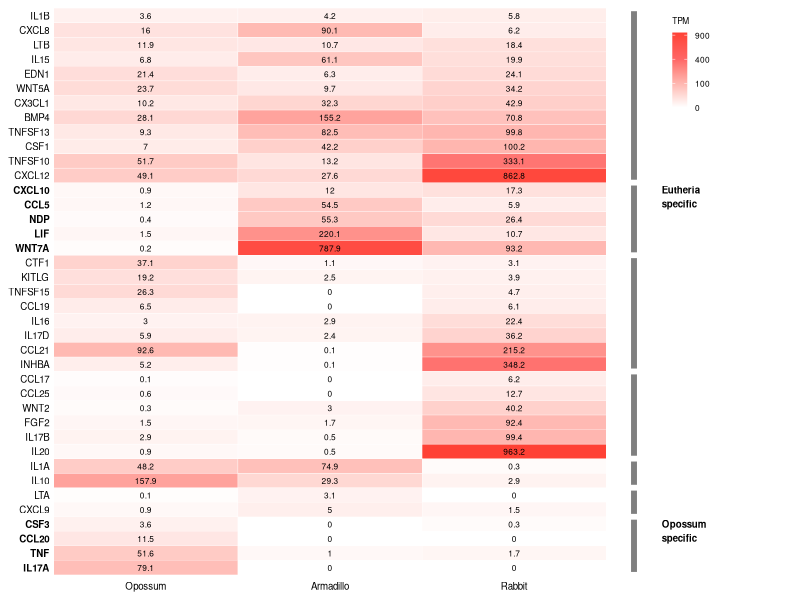

Write the R code that produced this figure. (Note: this script raises an error after producing the figure.)
### packages ==================================================================
library(tidyverse)

### data ======================================================================
# htseq counts for panal A
dn.ht <- read.csv("data/rna-seq/read-counts_dnov_uterus.csv") # armadillo
oc.ht <- read.csv("data/rna-seq/read-counts_ocun_uterus.csv") # rabbit
md.ht <- read.csv("data/rna-seq/read-counts_mdom_uterus.csv") # opossum

# qPCR data for panel B
qpcr <- read.csv("data/qpcr/20170922_mdom_IL17A_timeseries_data.csv")

### genomic data ==============================================================
# feature lengths 
dn.fl <- read.csv("data/genomic-data/feature-lengths_dnov.csv")
oc.fl <- read.csv("data/genomic-data/feature-lengths_ocun.csv")
md.fl <- read.csv("data/genomic-data/feature-lengths_mdom.csv")

# orthologs
orth <- read.csv("data/genomic-data/one-to-one-orthologs_mdom-ocun-dnov.csv")
orth[, c("dnov_homology_type", "ocun_homology_type")] <- NULL
orth[, c("dnov_gene_name", "mdom_gene_name", "ocun_gene_name")] <- NULL

# cytokines
ck <- read.table("data/genomic-data/mdom_GO0005125_CytokineActivity_GRCh37Biomart.txt", header = TRUE, quote = "", sep = "\t")

### Fig 3A: cytokine heatmap ==================================================
## join data for all species by orthology -------------------------------------
dn.orth <- inner_join(orth, dn.ht, by = c("dnov_ensembl_gid"))
oc.orth <- inner_join(orth, oc.ht, by = c("ocun_ensembl_gid"))
md.orth <- inner_join(orth, md.ht, by = c("mdom_ensembl_gid"))

## join feature lengths -------------------------------------------------------
dn.orth <- inner_join(dn.fl, dn.orth, by = "dnov_ensembl_gid")
oc.orth <- inner_join(oc.fl, oc.orth, by = "ocun_ensembl_gid")
md.orth <- inner_join(md.fl, md.orth, by = "mdom_ensembl_gid")

## calculate tpm --------------------------------------------------------------
dn.tpm <- dn.orth
dn.tpm[, c("dnov_NP_1", "dnov_imp_1", "dnov_imp_2")] <- NA
for(i in c("dnov_NP_1", "dnov_imp_1", "dnov_imp_2")) {
  dn.tpm[, i] <- ((dn.orth[, i] / dn.orth$dnov_feature_length) * 10 ^ 6) / 
    sum(dn.orth[, i] / dn.orth$dnov_feature_length)
}
dn.tpm$dnov_feature_length <- NULL

oc.tpm <- oc.orth
oc.tpm[, c("ocun_imp_1", "ocun_imp_2", "ocun_imp_3")] <- NA
for(i in c("ocun_imp_1", "ocun_imp_2", "ocun_imp_3")) {
  oc.tpm[, i] <- ((oc.orth[, i] / oc.orth$ocun_feature_length) * 10 ^ 6) /
    sum(oc.orth[, i] / oc.orth$ocun_feature_length)
}
oc.tpm$ocun_feature_length <- NULL

md.tpm <- md.orth
md.tpm[, c("mdom_NP_1", "mdom_NP_2", "mdom_NP_3", "mdom_13.5dpc_1", "mdom_13.5dpc_2")] <- NA
for(i in c("mdom_NP_1", "mdom_NP_2", "mdom_NP_3", "mdom_13.5dpc_1", "mdom_13.5dpc_2")) {
  md.tpm[, i] <- ((md.orth[, i] / md.orth$mdom_feature_length) * 10 ^ 6) /
    sum(md.orth[, i] / md.orth$mdom_feature_length)
}
md.tpm$mdom_feature_length <- NULL

## merge ----------------------------------------------------------------------
tpm <- md.tpm %>% 
  inner_join(., dn.tpm, c("mdom_ensembl_gid", "dnov_ensembl_gid", "ocun_ensembl_gid")) %>% 
  inner_join(., oc.tpm,  c("mdom_ensembl_gid", "dnov_ensembl_gid", "ocun_ensembl_gid"))

## calculate mean tpm ---------------------------------------------------------
tpm$mdom_NP <- apply(tpm[, c("mdom_NP_1", "mdom_NP_2", "mdom_NP_3")], MARGIN = 1, FUN = mean)
tpm$mdom_13.5dpc <- apply(tpm[, c("mdom_13.5dpc_1", "mdom_13.5dpc_2")], MARGIN = 1, FUN = mean)
tpm$dnov_NP <- tpm$dnov_NP_1
tpm$dnov_imp <- apply(tpm[, c("dnov_imp_1", "dnov_imp_2")], MARGIN = 1, FUN = mean)
tpm$ocun_imp <- apply(tpm[, c("ocun_imp_1", "ocun_imp_2", "ocun_imp_3")], MARGIN = 1, FUN = mean)

## clean up -------------------------------------------------------------------
tpm <- tpm[, c("mdom_ensembl_gid", "dnov_ensembl_gid", "ocun_ensembl_gid",
               "mdom_gene_name", "dnov_gene_name", "ocun_gene_name",
               "mdom_NP", "mdom_13.5dpc",
               "dnov_NP", "dnov_imp",
               "ocun_imp")]

## subset to cytokines --------------------------------------------------------
tpm.ck <- filter(tpm, mdom_ensembl_gid %in% ck$Gene.stable.ID)

## subset to pregnant samples -------------------------------------------------
tpm.ck <- tpm.ck[, !(names(tpm.ck) %in% c("mdom_NP", "dnov_NP"))]

## keep genes expressed in at least one species -------------------------------
tpm.ck <- filter(tpm.ck, 
                 mdom_13.5dpc > 3 | dnov_imp > 3 | ocun_imp > 3) # 3 tpm cutoff

## prepare data for plotting --------------------------------------------------
# melt
tpm.ck.long <- pivot_longer(tpm.ck, 
                            cols = c("mdom_13.5dpc", "dnov_imp", "ocun_imp"),
                            names_sep = "_",
                            names_to = c("species", "stage"), 
                            values_to = "TPM")

# reorder genes based on expression pattern: opossum specific, eutheria specific, etc
geneorder <- c("IL17A", "TNF", "CCL20", "CSF3", 
               "CXCL9", "LTA",
               "IL10", "IL1A", 
               "IL20", "IL17B", "FGF2", "WNT2", "CCL25", "CCL17",    
               "INHBA", "CCL21", "IL17D","IL16","CCL19", "TNFSF15", "KITLG", "CTF1",  
               "WNT7A", "LIF", "NDP", "CCL5", "CXCL10", 
               "CXCL12", "TNFSF10", "CSF1", "TNFSF13", "BMP4", "CX3CL1", "WNT5A", "EDN1", "IL15", "LTB", "CXCL8", "IL1B")

tpm.ck.long$mdom_gene_name <- factor(tpm.ck.long$mdom_gene_name, levels = geneorder)

tpm.ck.long$species <- factor(tpm.ck.long$species, levels = c("mdom", "dnov", "ocun"))

# fontface vector for bolding opossum and eutheria specific genes
face <- ifelse(levels(tpm.ck.long$mdom_gene_name) %in% 
                 c("IL17A", "TNF", "CCL20", "CSF3", # opossum specifc
                   "WNT7A", "LIF", "NDP", "CCL5", "CXCL10"), # eutheria specific
               yes = 2, 
               no = 1
               )

ann.line.col <- "grey50" # for annotations on right side
ann.line.size <- 2

## plot -----------------------------------------------------------------------
ck.heat <- ggplot(tpm.ck.long, 
                  aes(x = species, y = mdom_gene_name, label = round(TPM, 1))) +
  geom_tile(aes(fill = sqrt(TPM)), 
            colour='white') +
  scale_fill_gradient2(low='#FFFFFF', mid = '#FF6666', high = '#FF0000', 
                       midpoint = 20, 
                       guide = 'colourbar',
                       breaks = c(0, 10, 20, 30),
                       labels = c(0, 100, 400, 900),
                       name = "TPM") +
  scale_x_discrete(breaks = c("mdom", "dnov", "ocun"),
                   labels = c("Opossum", "Armadillo", "Rabbit")) +
  coord_cartesian(expand = FALSE, clip = "off") +
  geom_text(size = 6/.pt) +
  theme_minimal() +
  theme(
    plot.background = element_blank(),
    plot.margin = margin(6, 100, 6, 6),
    panel.grid = element_blank(),
    axis.title = element_blank(),
    axis.ticks.length.y = unit(1, "pt"),
    axis.text.y = element_text(size = 7, colour = "black", face = face),
    axis.text.x = element_text(size = 7, colour = "black"),
    legend.title = element_text(size = 6, colour = "black"),
    legend.text = element_text(size = 6, colour = "black"),
    legend.key.size = unit(0.75, "lines"),
    legend.position = c(1.005, 1),
    legend.justification = c(0, 1),
    legend.background = element_blank()
    ) +
  annotate(geom = "segment", x = 3.65, xend = 3.65, y = 0.7, yend = 4.3,
           color = ann.line.col, size = ann.line.size) +
  annotate(geom = "text", x = 3.8, y = 4.3, label = "Opossum\nspecific",
           color = "black", size = 7/.pt, fontface = 2,
           hjust = 0, vjust = 1) +
  annotate(geom = "segment", x = 3.65, xend = 3.65, y = 4.7, yend = 6.3,
           color = ann.line.col, size = ann.line.size) +
  annotate(geom = "segment", x = 3.65, xend = 3.65, y = 6.7, yend = 8.3,
           color = ann.line.col, size = ann.line.size) +
  annotate(geom = "segment", x = 3.65, xend = 3.65, y = 8.7, yend = 14.3,
           color = ann.line.col, size = ann.line.size) +
  annotate(geom = "segment", x = 3.65, xend = 3.65, y = 14.7, yend = 22.3,
           color = ann.line.col, size = ann.line.size) +
  annotate(geom = "segment", x = 3.65, xend = 3.65, y = 22.7, yend = 27.3,
           color = ann.line.col, size = ann.line.size) +
  annotate(geom = "text", x = 3.8, y = 27.3, label = "Eutheria\nspecific",
           color = "black", size = 7/.pt, fontface = 2,
           hjust = 0, vjust = 1) +
  annotate(geom = "segment", x = 3.65, xend = 3.65, y = 27.7, yend = 39.3,
           color = ann.line.col, size = ann.line.size)

cowplot::ggsave2(
  filename = "results/fig_03_cytokines/fig_03_panel-A_cytokine-heatmap.pdf",
  ck.heat, width = 3.75, height = 6, units = "in"
)

### Fig 3B: qPCR timeseries for IL17A =========================================
qp <- ggplot(data = qpcr, aes(x = dpc, y = IL17AoverTBP)) +
  geom_point(shape = 21, fill = "tan", color = "black", size = 1.75) +
  stat_summary(data = qpcr, 
               aes(x = dpc, y = IL17AoverTBP), 
               fun.data = "mean_se", 
               geom = "line", size = 0.25) +
  stat_summary(data = qpcr, 
               aes(x = dpc, y = IL17AoverTBP), 
               fun.data = "mean_se", 
               geom = "point", size = 1) +
  scale_x_continuous(breaks = seq(0, 14, 2),
                     labels = c("NA", seq(2, 14, 2))) +
  scale_y_continuous(breaks = seq(0, 400, 100)) +
  coord_cartesian(clip = "off", 
                  ylim = c(-20, 425),
                  xlim = c(-0.5, 14.5),
                  expand = FALSE) +
  labs(y = "IL17A mRNA\n(relative to TBP)") +
  theme_classic() +
  theme(
    plot.background = element_blank(),
    plot.margin = margin(6, 40, 30, 6),
    axis.title.x = element_blank(),
    axis.title.y = element_text(size = 7, color = "black"),
    axis.text = element_text(size = 6, color = "black"),
    axis.line = element_line(size = 0.25),
    axis.ticks = element_line(size = 0.25)
  ) +
  annotate(geom = "segment", x = 0,    xend = 14.5, y = -85, yend = -85, size = 0.25) +
  annotate(geom = "segment", x = 0,    xend = 0,    y = -85, yend = -100, size = 0.25) +
  annotate(geom = "segment", x = 11.5, xend = 11.5, y = -85, yend = -100, size = 0.25) +
  annotate(geom = "segment", x = 14.5, xend = 14.5, y = -85, yend = -100, size = 0.25) +
  annotate(geom = "text", label = "copulation", 
           x = 0, y = -120, hjust = 0.5, size = 7/.pt) +
  annotate(geom = "text", label = "attachment", 
           x = 13, y = -120, hjust = 1, size = 7/.pt) +
  annotate(geom = "text", label = "parturition", 
           x = 14, y = -120, hjust = 0, size = 7/.pt) +
  annotate(geom = "text", label = "dpc",
           x = 15, y = -20, hjust = 0, size = 7/.pt)

cowplot::ggsave2(
  filename = "results/fig_03_cytokines/fig_03_panel-B_IL17A-qPCR-timeseries.pdf",
  qp, width = 2.75, height = 2, units = "in"
)

### end =======================================================================
